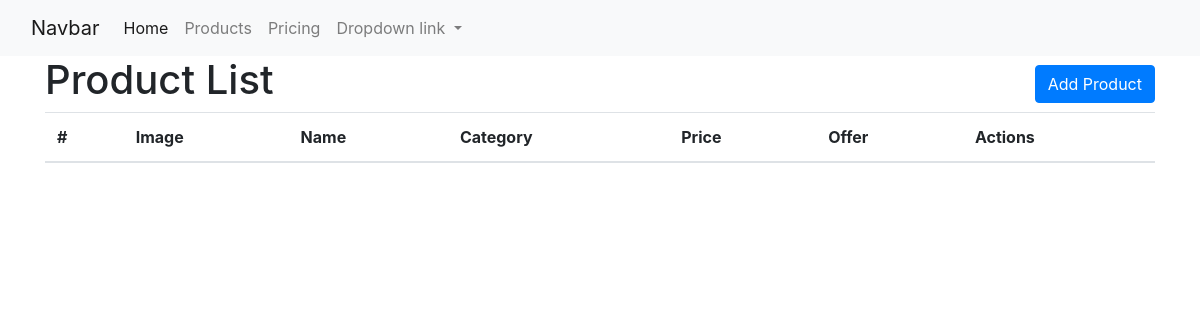
Before: /products/ with the older database file.
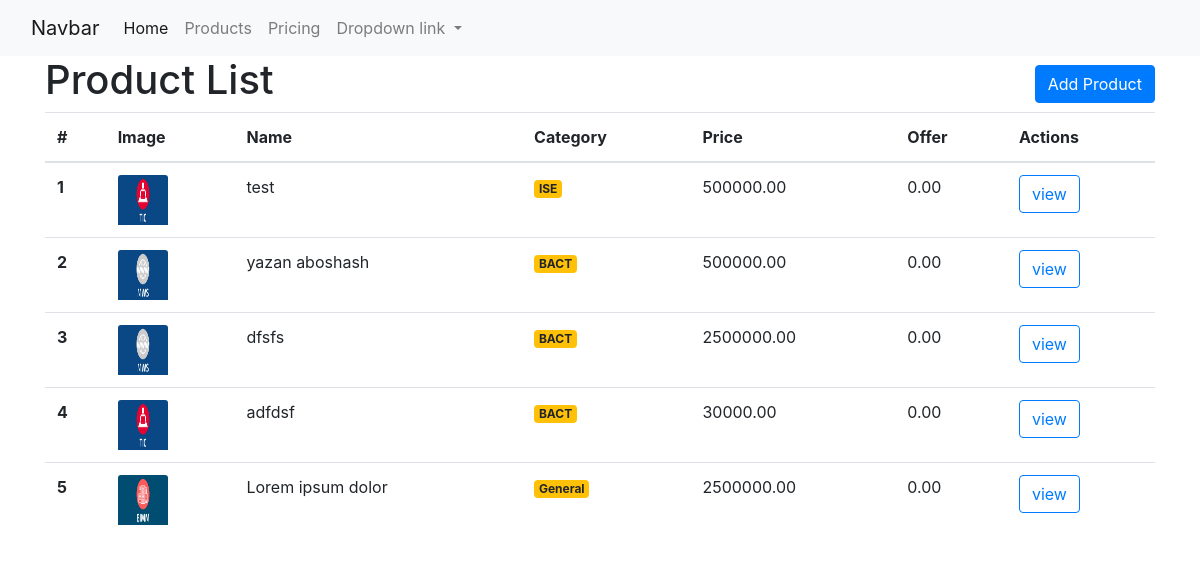
After: the same page with the newer database file.
### apps/product/models.py (models this page shows, shortened)
class Product(models.Model):
    name = models.CharField(max_length=200)
    description = models.TextField()
    colors = models.JSONField(default=dict)
    price = models.DecimalField(max_digits=10, decimal_places=2)
    offer = models.DecimalField(max_digits=10, decimal_places=2, default=0)
    thumbnail = models.ImageField(upload_to='thumbnails/')
    category = models.ForeignKey(Category, on_delete=models.CASCADE)

class Category(models.Model):
    name = models.CharField(max_length=100)

### apps/dashboard/views.py (the view)
# urls.py: path('products/', views.list_product, name='products_list'),
def list_product(request):
    products = Product.objects.all()
    return render(request, 'dashboard/products/product_view.html', {'products': products})

### apps/dashboard/templates/dashboard/products/product_view.html
{% extends "dashboard/base.html" %}
{% block content %}
<div class="d-flex justify-content-between align-items-center">
    <h1>Product List</h1>
     <a href="{% url 'product_create' %}" class="btn btn-primary">Add Product</a>
</div>
<table class="table">
  <thead>
    <tr>
        <th scope="col">#</th>
        <th scope="col">Image</th>
        <th scope="col">Name</th>
        <th scope="col">Category</th>
        <th scope="col">Price</th>
        <th scope="col">Offer</th>
        <th scope="col">Actions</th>
    </tr>
  </thead>
  <tbody>
   {% for product in products %}
    <tr>
        <th scope="row">{{ product.id }}</th>
        <td><img src="{{ product.thumbnail.url }}" style="width:50px;height:50px;" alt="{{ product.name }}" class="card-img-top"></td>
        <td>{{ product.name }}</td>
        <td><span class="badge bg-warning">{{ product.category.name }}</span></td>
        <td>{{ product.price }}</td>
        <td>{{ product.offer }}</td>
        <td> <a href="#" class="btn btn-outline-primary">view</a></td>
    </tr>
      {% endfor %}
  </tbody>
</table>
{% endblock %}

Changed rows visible on the page:
added Product: id "1", thumbnail (picture), name "test", category.name "ISE", price "500000.00", offer "0.00"
added Product: id "2", thumbnail (picture), name "yazan aboshash", category.name "BACT", price "500000.00", offer "0.00"
added Product: id "3", thumbnail (picture), name "dfsfs", category.name "BACT", price "2500000.00", offer "0.00"
added Product: id "4", thumbnail (picture), name "adfdsf", category.name "BACT", price "30000.00", offer "0.00"
added Product: id "5", thumbnail (picture), name "Lorem ipsum dolor", category.name "General", price "2500000.00", offer "0.00"
